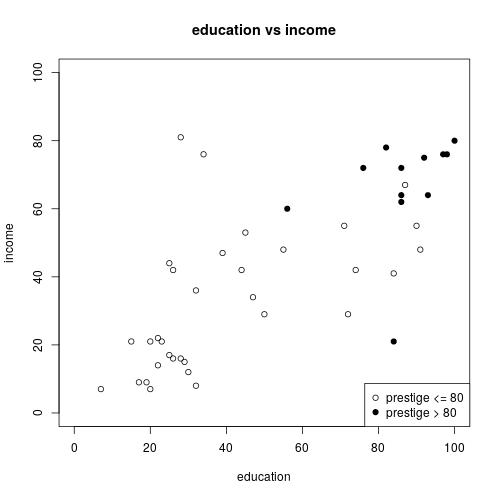

Here is the R script that generated this plot:
# Nombre : Miguel Angel Oviedo Rodriguez 20131463I

# Respuesta(a)
# usamos la función write.table para exportar los datos en el archivo "q5.txt"
# sin nombres de fila y sin comillas en el atributo mag.
write.table(subset(quakes["mag"], mag > 5), file="q5.txt", sep="\t", quote = FALSE, row.names = FALSE)
# Leemos los datos  del archivo y lo almacenamos en la variable q5.dframe
q5.dframe <- read.table("q5.txt", TRUE)
q5.dframe # muestra los datos leidos

# Respuesta(b)
library(car) # cargamos la librería car para poder usar el dataframe Duncan

png(filename="Ejercicio6.png",width=500,height=500) # crea un archivo .png con un nombre, y dimensiones 500x500 píxeles
# plot carga los datos education e income con prestige <= 80, xlim e ylim indican el rango de los ejes X e Y.
# xlab, ylab y main indican las etiquetas de los ejes X, Y y principal respectivamente. pch indica el tipo de objeto que se dibujará

plot(Duncan$education[Duncan$prestige <= 80],Duncan$income[Duncan$prestige <= 80],
     xlim=c(0,100),ylim=c(0,100), ylab="income",xlab="education",main="education vs income", pch=1)
# points agrega puntos con prestige > 80, con el tipo de objeto pch = 1 (puntos negros)

points(Duncan$education[Duncan$prestige > 80],Duncan$income[Duncan$prestige > 80],pch=19)

legend("bottomright", legend = c("prestige <= 80", "prestige > 80"), pch = c(1, 19))

dev.off() # indica que termina de graficar (regresar al dispositivo)

# Respuesta(c)
# dput puede almacenar objetos que contengan datos heterogéneos como las listas, además de atributos.
# dget lee los datos tal y como se guardaron con dput.
exer <- list(quakes, q5.dframe, Duncan) # almacena la lista en la variable exer
dput(exer, file="Ejercicio_df.txt") # almacena la lista en dput

lista.de.dataframes <- dget(file="Ejercicio_df.txt") # lee los datos del archivo
lista.de.dataframes # muestra la lista exer
